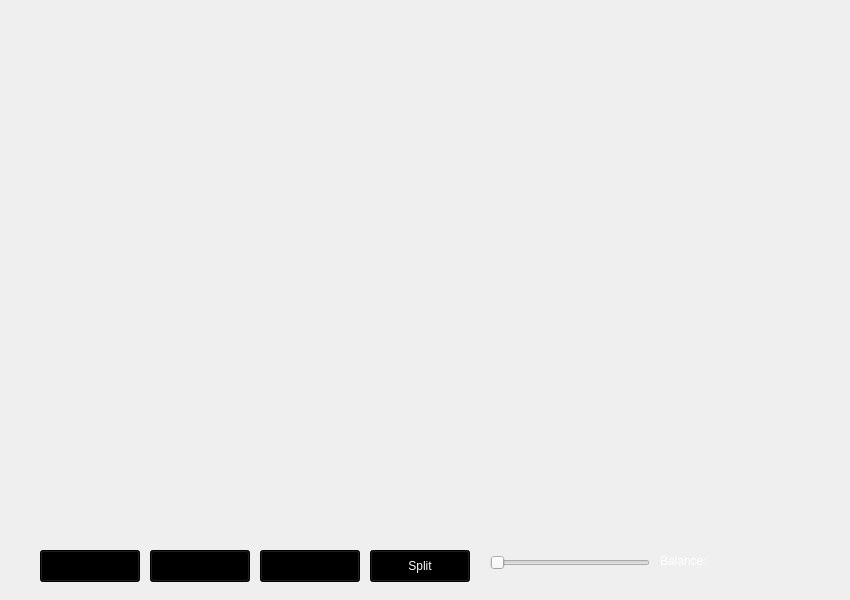
<?xml version="1.0" encoding="UTF-8"?>
<ui version="4.0">
 <class>Game</class>
 <widget class="QWidget" name="Game">
  <property name="geometry">
   <rect>
    <x>0</x>
    <y>0</y>
    <width>850</width>
    <height>600</height>
   </rect>
  </property>
  <property name="windowTitle">
   <string>Form</string>
  </property>
  <property name="autoFillBackground">
   <bool>true</bool>
  </property>
  <property name="styleSheet">
   <string notr="true"/>
  </property>
  <widget class="QLabel" name="PC1">
   <property name="geometry">
    <rect>
     <x>100</x>
     <y>50</y>
     <width>100</width>
     <height>125</height>
    </rect>
   </property>
   <property name="styleSheet">
    <string notr="true"/>
   </property>
   <property name="text">
    <string/>
   </property>
   <property name="scaledContents">
    <bool>true</bool>
   </property>
  </widget>
  <widget class="QLabel" name="DC1">
   <property name="geometry">
    <rect>
     <x>100</x>
     <y>200</y>
     <width>100</width>
     <height>125</height>
    </rect>
   </property>
   <property name="text">
    <string/>
   </property>
   <property name="scaledContents">
    <bool>true</bool>
   </property>
  </widget>
  <widget class="QPushButton" name="Hit">
   <property name="geometry">
    <rect>
     <x>40</x>
     <y>550</y>
     <width>100</width>
     <height>32</height>
    </rect>
   </property>
   <property name="styleSheet">
    <string notr="true">background-color: rgb(0, 0, 0);
border-color: rgb(255, 255, 255);</string>
   </property>
   <property name="text">
    <string>Hit</string>
   </property>
  </widget>
  <widget class="QPushButton" name="Stand">
   <property name="geometry">
    <rect>
     <x>150</x>
     <y>550</y>
     <width>100</width>
     <height>32</height>
    </rect>
   </property>
   <property name="styleSheet">
    <string notr="true">background-color: rgb(0, 0, 0);
border-color: rgb(255, 255, 255);</string>
   </property>
   <property name="text">
    <string>Stand</string>
   </property>
  </widget>
  <widget class="QPushButton" name="Deal">
   <property name="geometry">
    <rect>
     <x>260</x>
     <y>550</y>
     <width>100</width>
     <height>32</height>
    </rect>
   </property>
   <property name="styleSheet">
    <string notr="true">border-color: rgb(255, 255, 255);
background-color: rgb(0, 0, 0);
</string>
   </property>
   <property name="text">
    <string>Deal</string>
   </property>
  </widget>
  <widget class="QLabel" name="PlayerScore">
   <property name="geometry">
    <rect>
     <x>100</x>
     <y>25</y>
     <width>141</width>
     <height>21</height>
    </rect>
   </property>
   <property name="text">
    <string/>
   </property>
   <property name="scaledContents">
    <bool>true</bool>
   </property>
  </widget>
  <widget class="QLabel" name="Dealer">
   <property name="geometry">
    <rect>
     <x>100</x>
     <y>175</y>
     <width>131</width>
     <height>21</height>
    </rect>
   </property>
   <property name="text">
    <string/>
   </property>
  </widget>
  <widget class="QLabel" name="DC2">
   <property name="geometry">
    <rect>
     <x>125</x>
     <y>200</y>
     <width>100</width>
     <height>125</height>
    </rect>
   </property>
   <property name="text">
    <string/>
   </property>
   <property name="scaledContents">
    <bool>true</bool>
   </property>
  </widget>
  <widget class="QLabel" name="DC3">
   <property name="geometry">
    <rect>
     <x>150</x>
     <y>200</y>
     <width>100</width>
     <height>125</height>
    </rect>
   </property>
   <property name="text">
    <string/>
   </property>
   <property name="scaledContents">
    <bool>true</bool>
   </property>
  </widget>
  <widget class="QLabel" name="DC4">
   <property name="geometry">
    <rect>
     <x>175</x>
     <y>200</y>
     <width>100</width>
     <height>125</height>
    </rect>
   </property>
   <property name="text">
    <string/>
   </property>
   <property name="scaledContents">
    <bool>true</bool>
   </property>
  </widget>
  <widget class="QLabel" name="DC5">
   <property name="geometry">
    <rect>
     <x>200</x>
     <y>200</y>
     <width>100</width>
     <height>125</height>
    </rect>
   </property>
   <property name="text">
    <string/>
   </property>
   <property name="scaledContents">
    <bool>true</bool>
   </property>
  </widget>
  <widget class="QLabel" name="PC2">
   <property name="geometry">
    <rect>
     <x>125</x>
     <y>50</y>
     <width>100</width>
     <height>125</height>
    </rect>
   </property>
   <property name="styleSheet">
    <string notr="true"/>
   </property>
   <property name="text">
    <string/>
   </property>
   <property name="scaledContents">
    <bool>true</bool>
   </property>
  </widget>
  <widget class="QLabel" name="PC5">
   <property name="geometry">
    <rect>
     <x>200</x>
     <y>50</y>
     <width>100</width>
     <height>125</height>
    </rect>
   </property>
   <property name="styleSheet">
    <string notr="true"/>
   </property>
   <property name="text">
    <string/>
   </property>
   <property name="scaledContents">
    <bool>true</bool>
   </property>
  </widget>
  <widget class="QLabel" name="PC4">
   <property name="geometry">
    <rect>
     <x>175</x>
     <y>50</y>
     <width>100</width>
     <height>125</height>
    </rect>
   </property>
   <property name="styleSheet">
    <string notr="true"/>
   </property>
   <property name="text">
    <string/>
   </property>
   <property name="scaledContents">
    <bool>true</bool>
   </property>
  </widget>
  <widget class="QLabel" name="PC3">
   <property name="geometry">
    <rect>
     <x>150</x>
     <y>50</y>
     <width>100</width>
     <height>125</height>
    </rect>
   </property>
   <property name="styleSheet">
    <string notr="true"/>
   </property>
   <property name="text">
    <string/>
   </property>
   <property name="scaledContents">
    <bool>true</bool>
   </property>
  </widget>
  <widget class="QLabel" name="Background">
   <property name="geometry">
    <rect>
     <x>0</x>
     <y>0</y>
     <width>850</width>
     <height>600</height>
    </rect>
   </property>
   <property name="autoFillBackground">
    <bool>true</bool>
   </property>
   <property name="text">
    <string/>
   </property>
   <property name="scaledContents">
    <bool>true</bool>
   </property>
  </widget>
  <widget class="QLabel" name="PC6">
   <property name="geometry">
    <rect>
     <x>225</x>
     <y>50</y>
     <width>100</width>
     <height>125</height>
    </rect>
   </property>
   <property name="styleSheet">
    <string notr="true"/>
   </property>
   <property name="text">
    <string/>
   </property>
   <property name="scaledContents">
    <bool>true</bool>
   </property>
  </widget>
  <widget class="QLabel" name="PC7">
   <property name="geometry">
    <rect>
     <x>250</x>
     <y>50</y>
     <width>100</width>
     <height>125</height>
    </rect>
   </property>
   <property name="styleSheet">
    <string notr="true"/>
   </property>
   <property name="text">
    <string/>
   </property>
   <property name="scaledContents">
    <bool>true</bool>
   </property>
  </widget>
  <widget class="QLabel" name="PC8">
   <property name="geometry">
    <rect>
     <x>250</x>
     <y>50</y>
     <width>100</width>
     <height>125</height>
    </rect>
   </property>
   <property name="styleSheet">
    <string notr="true"/>
   </property>
   <property name="text">
    <string/>
   </property>
   <property name="scaledContents">
    <bool>true</bool>
   </property>
  </widget>
  <widget class="QLabel" name="PC9">
   <property name="geometry">
    <rect>
     <x>275</x>
     <y>50</y>
     <width>100</width>
     <height>125</height>
    </rect>
   </property>
   <property name="styleSheet">
    <string notr="true"/>
   </property>
   <property name="text">
    <string/>
   </property>
   <property name="scaledContents">
    <bool>true</bool>
   </property>
  </widget>
  <widget class="QLabel" name="PC10">
   <property name="geometry">
    <rect>
     <x>300</x>
     <y>50</y>
     <width>100</width>
     <height>125</height>
    </rect>
   </property>
   <property name="styleSheet">
    <string notr="true"/>
   </property>
   <property name="text">
    <string/>
   </property>
   <property name="scaledContents">
    <bool>true</bool>
   </property>
  </widget>
  <widget class="QLabel" name="PC11">
   <property name="geometry">
    <rect>
     <x>325</x>
     <y>50</y>
     <width>100</width>
     <height>125</height>
    </rect>
   </property>
   <property name="styleSheet">
    <string notr="true"/>
   </property>
   <property name="text">
    <string/>
   </property>
   <property name="scaledContents">
    <bool>true</bool>
   </property>
  </widget>
  <widget class="QLabel" name="DC6">
   <property name="geometry">
    <rect>
     <x>225</x>
     <y>200</y>
     <width>100</width>
     <height>125</height>
    </rect>
   </property>
   <property name="text">
    <string/>
   </property>
   <property name="scaledContents">
    <bool>true</bool>
   </property>
  </widget>
  <widget class="QLabel" name="DC7">
   <property name="geometry">
    <rect>
     <x>250</x>
     <y>200</y>
     <width>100</width>
     <height>125</height>
    </rect>
   </property>
   <property name="text">
    <string/>
   </property>
   <property name="scaledContents">
    <bool>true</bool>
   </property>
  </widget>
  <widget class="QLabel" name="DC8">
   <property name="geometry">
    <rect>
     <x>275</x>
     <y>200</y>
     <width>100</width>
     <height>125</height>
    </rect>
   </property>
   <property name="text">
    <string/>
   </property>
   <property name="scaledContents">
    <bool>true</bool>
   </property>
  </widget>
  <widget class="QLabel" name="DC9">
   <property name="geometry">
    <rect>
     <x>300</x>
     <y>200</y>
     <width>100</width>
     <height>125</height>
    </rect>
   </property>
   <property name="text">
    <string/>
   </property>
   <property name="scaledContents">
    <bool>true</bool>
   </property>
  </widget>
  <widget class="QLabel" name="DC10">
   <property name="geometry">
    <rect>
     <x>325</x>
     <y>200</y>
     <width>100</width>
     <height>125</height>
    </rect>
   </property>
   <property name="text">
    <string/>
   </property>
   <property name="scaledContents">
    <bool>true</bool>
   </property>
  </widget>
  <widget class="QLabel" name="DC11">
   <property name="geometry">
    <rect>
     <x>350</x>
     <y>200</y>
     <width>100</width>
     <height>125</height>
    </rect>
   </property>
   <property name="text">
    <string/>
   </property>
   <property name="scaledContents">
    <bool>true</bool>
   </property>
  </widget>
  <widget class="QLabel" name="backtexture">
   <property name="geometry">
    <rect>
     <x>0</x>
     <y>0</y>
     <width>850</width>
     <height>600</height>
    </rect>
   </property>
   <property name="text">
    <string/>
   </property>
  </widget>
  <widget class="QPushButton" name="Split">
   <property name="geometry">
    <rect>
     <x>370</x>
     <y>550</y>
     <width>100</width>
     <height>32</height>
    </rect>
   </property>
   <property name="styleSheet">
    <string notr="true">background-color: rgb(0, 0, 0);
color: rgb(255, 255, 255);</string>
   </property>
   <property name="text">
    <string>Split</string>
   </property>
  </widget>
  <widget class="QLabel" name="SC1">
   <property name="geometry">
    <rect>
     <x>400</x>
     <y>50</y>
     <width>100</width>
     <height>125</height>
    </rect>
   </property>
   <property name="styleSheet">
    <string notr="true"/>
   </property>
   <property name="text">
    <string/>
   </property>
   <property name="scaledContents">
    <bool>true</bool>
   </property>
  </widget>
  <widget class="QLabel" name="SC2">
   <property name="geometry">
    <rect>
     <x>425</x>
     <y>50</y>
     <width>100</width>
     <height>125</height>
    </rect>
   </property>
   <property name="styleSheet">
    <string notr="true"/>
   </property>
   <property name="text">
    <string/>
   </property>
   <property name="scaledContents">
    <bool>true</bool>
   </property>
  </widget>
  <widget class="QLabel" name="SC3">
   <property name="geometry">
    <rect>
     <x>450</x>
     <y>50</y>
     <width>100</width>
     <height>125</height>
    </rect>
   </property>
   <property name="styleSheet">
    <string notr="true"/>
   </property>
   <property name="text">
    <string/>
   </property>
   <property name="scaledContents">
    <bool>true</bool>
   </property>
  </widget>
  <widget class="QLabel" name="SC4">
   <property name="geometry">
    <rect>
     <x>475</x>
     <y>50</y>
     <width>100</width>
     <height>125</height>
    </rect>
   </property>
   <property name="styleSheet">
    <string notr="true"/>
   </property>
   <property name="text">
    <string/>
   </property>
   <property name="scaledContents">
    <bool>true</bool>
   </property>
  </widget>
  <widget class="QLabel" name="SC5">
   <property name="geometry">
    <rect>
     <x>500</x>
     <y>50</y>
     <width>100</width>
     <height>125</height>
    </rect>
   </property>
   <property name="styleSheet">
    <string notr="true"/>
   </property>
   <property name="text">
    <string/>
   </property>
   <property name="scaledContents">
    <bool>true</bool>
   </property>
  </widget>
  <widget class="QLabel" name="SC6">
   <property name="geometry">
    <rect>
     <x>525</x>
     <y>50</y>
     <width>100</width>
     <height>125</height>
    </rect>
   </property>
   <property name="styleSheet">
    <string notr="true"/>
   </property>
   <property name="text">
    <string/>
   </property>
   <property name="scaledContents">
    <bool>true</bool>
   </property>
  </widget>
  <widget class="QLabel" name="availibleBalance">
   <property name="geometry">
    <rect>
     <x>500</x>
     <y>525</y>
     <width>111</width>
     <height>21</height>
    </rect>
   </property>
   <property name="text">
    <string/>
   </property>
  </widget>
  <widget class="QLabel" name="SplitScore">
   <property name="geometry">
    <rect>
     <x>400</x>
     <y>25</y>
     <width>141</width>
     <height>21</height>
    </rect>
   </property>
   <property name="text">
    <string/>
   </property>
  </widget>
  <widget class="QSlider" name="BetSlider">
   <property name="geometry">
    <rect>
     <x>490</x>
     <y>550</y>
     <width>160</width>
     <height>25</height>
    </rect>
   </property>
   <property name="orientation">
    <enum>Qt::Horizontal</enum>
   </property>
  </widget>
  <widget class="QLabel" name="BetValue">
   <property name="geometry">
    <rect>
     <x>490</x>
     <y>520</y>
     <width>111</width>
     <height>16</height>
    </rect>
   </property>
   <property name="text">
    <string/>
   </property>
  </widget>
  <widget class="QLabel" name="BalanceLabel">
   <property name="geometry">
    <rect>
     <x>660</x>
     <y>550</y>
     <width>111</width>
     <height>21</height>
    </rect>
   </property>
   <property name="styleSheet">
    <string notr="true">color: rgb(255, 255, 255);</string>
   </property>
   <property name="text">
    <string>Balance: </string>
   </property>
  </widget>
  <zorder>backtexture</zorder>
  <zorder>DC1</zorder>
  <zorder>Background</zorder>
  <zorder>PC1</zorder>
  <zorder>Dealer</zorder>
  <zorder>PlayerScore</zorder>
  <zorder>Hit</zorder>
  <zorder>Stand</zorder>
  <zorder>Deal</zorder>
  <zorder>PC10</zorder>
  <zorder>PC11</zorder>
  <zorder>DC2</zorder>
  <zorder>DC3</zorder>
  <zorder>DC4</zorder>
  <zorder>DC5</zorder>
  <zorder>DC6</zorder>
  <zorder>DC7</zorder>
  <zorder>DC8</zorder>
  <zorder>DC9</zorder>
  <zorder>DC10</zorder>
  <zorder>DC11</zorder>
  <zorder>PC2</zorder>
  <zorder>PC3</zorder>
  <zorder>PC4</zorder>
  <zorder>PC5</zorder>
  <zorder>PC6</zorder>
  <zorder>PC7</zorder>
  <zorder>PC8</zorder>
  <zorder>PC9</zorder>
  <zorder>Split</zorder>
  <zorder>availibleBalance</zorder>
  <zorder>SplitScore</zorder>
  <zorder>SC1</zorder>
  <zorder>SC2</zorder>
  <zorder>SC3</zorder>
  <zorder>SC4</zorder>
  <zorder>SC5</zorder>
  <zorder>SC6</zorder>
  <zorder>BetSlider</zorder>
  <zorder>BetValue</zorder>
  <zorder>BalanceLabel</zorder>
 </widget>
 <resources/>
 <connections/>
</ui>
